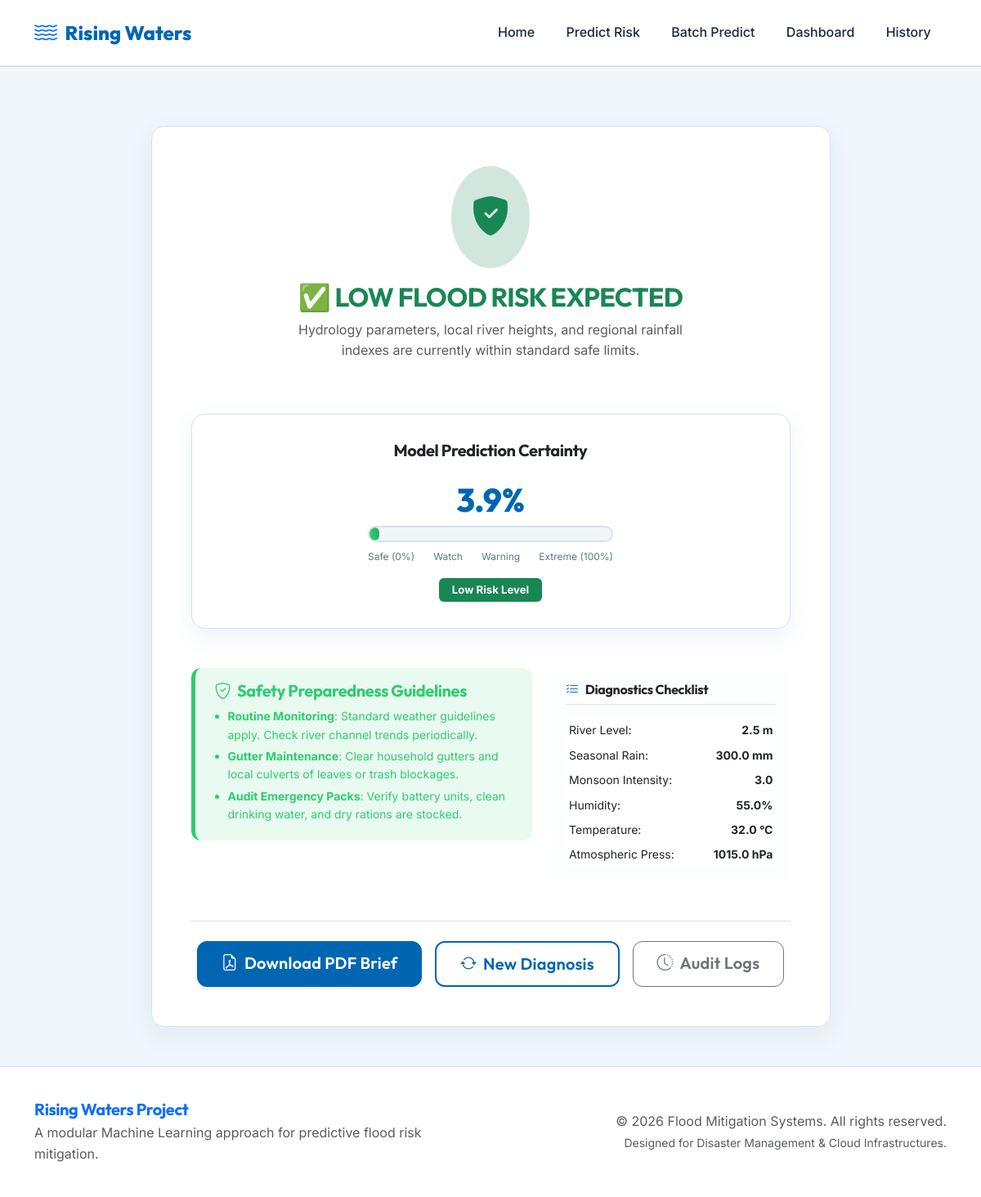
Screenshot of /result?record_id=23 with the database file from the repository.
### tables this page shows
CREATE TABLE predictions (
            id INTEGER PRIMARY KEY AUTOINCREMENT,
            timestamp TEXT NOT NULL,
            annual_rainfall REAL,
            cloud_visibility REAL,
            seasonal_rainfall REAL,
            temperature REAL,
            humidity REAL,
            pressure REAL,
            river_level REAL,
            wind_speed REAL,
            monsoon_intensity REAL,
            average_rainfall REAL,
            prediction_label TEXT NOT NULL,
            probability REAL NOT NULL
        );

### app.py (the view)
@app.route("/result")
def result():
    record_id = request.args.get("record_id")
    if not record_id:
        return redirect(url_for("predict"))
    conn = database.get_db_connection()
    cursor = conn.cursor()
    cursor.execute("SELECT * FROM predictions WHERE id = ?", (record_id,))
    record = cursor.fetchone()
    conn.close()
    if not record:
        flash("Record not found.", "warning")
        return redirect(url_for("predict"))
    return render_template("result.html", record=dict(record))

### app.py (called while the page is built)
@app.before_request
def setup_app():
    database.init_db()

### database.py (called while the page is built)
def get_db_connection() -> sqlite3.Connection:
    conn = sqlite3.connect(DB_PATH)
    conn.row_factory = sqlite3.Row
    return conn

def init_db():
    conn = get_db_connection()
    cursor = conn.cursor()
    cursor.execute("""
        CREATE TABLE IF NOT EXISTS predictions (
            id INTEGER PRIMARY KEY AUTOINCREMENT,
            timestamp TEXT NOT NULL,
            annual_rainfall REAL,
            cloud_visibility REAL,
            seasonal_rainfall REAL,
            temperature REAL,
            humidity REAL,
            pressure REAL,
            river_level REAL,
            wind_speed REAL,
            monsoon_intensity REAL,
            average_rainfall REAL,
            prediction_label TEXT NOT NULL,
            probability REAL NOT NULL
        )
    """)
    conn.commit()
    conn.close()
    print("Database initialized successfully.")

### templates/result.html (shortened to what this page needs)
{% extends "base.html" %}
{% block content %}
<section class="py-5">
    <div class="container">
        <div class="row justify-content-center">
            <div class="col-lg-10 col-xl-9">
                <div class="card custom-card p-4 p-md-5 animate__animated animate__fadeInUp">
                    {% set is_flood = "No" not in record.prediction_label %}
                    {% set prob_percent = (record.probability * 100) | round(1) %}
                    <div class="text-center mb-5">
                        {% if is_flood %}
                            <div class="d-inline-flex p-4 bg-danger-subtle text-danger rounded-circle mb-3 animate__animated animate__heartBeat animate__infinite">
                                <i class="bi bi-exclamation-triangle-fill" style="font-size: 3rem;"></i>
                            </div>
                            <h2 class="font-heading fw-bold text-danger text-uppercase">⚠ High Flood Risk Expected</h2>
                            <p class="text-muted col-lg-8 mx-auto">WARNING: Current weather parameters and river levels cross safe margins. The machine learning pipeline classifies this state as a flood risk alert.</p>
                        {% else %}
                            <div class="d-inline-flex p-4 bg-success-subtle text-success rounded-circle mb-3 animate-float">
                                <i class="bi bi-shield-fill-check" style="font-size: 3rem;"></i>
                            </div>
                            <h2 class="font-heading fw-bold text-success text-uppercase">✅ Low Flood Risk Expected</h2>
                            <p class="text-muted col-lg-8 mx-auto">Hydrology parameters, local river heights, and regional rainfall indexes are currently within standard safe limits.</p>
                        {% endif %}
                    </div>
                    <div class="flood-gauge-container mb-5">
                        <h5 class="font-heading fw-bold text-center mb-3">Model Prediction Certainty</h5>
                        <div class="flood-gauge">
                            <div class="gauge-value" id="gauge-value">{{ prob_percent }}%</div>
                            <div class="gauge-meter">
                                <div class="gauge-fill {% if record.probability < 0.35 %}safe{% elif record.probability < 0.65 %}warning{% elif record.probability < 0.85 %}danger{% else %}extreme{% endif %}"
                                     id="gauge-fill" style="width: 0%" data-width="{{ prob_percent }}"></div>
                            </div>
                            <div class="gauge-markers">
                                <span>Safe (0%)</span>
                                <span>Watch</span>
                                <span>Warning</span>
                                <span>Extreme (100%)</span>
                            </div>
                            <div class="gauge-label">
                                {% if record.probability < 0.35 %}
                                    <span class="badge bg-success text-white px-3 py-2">Low Risk Level</span>
                                {% elif record.probability < 0.65 %}
                                    <span class="badge bg-warning text-dark px-3 py-2">Moderate Risk Watch</span>
                                {% elif record.probability < 0.85 %}
                                    <span class="badge bg-danger text-white px-3 py-2">High Risk Warning</span>
                                {% else %}
                                    <span class="badge bg-danger text-white px-3 py-2 animate-pulse">Extreme Danger Alert</span>
                                {% endif %}
                            </div>
                        </div>
                    </div>
                    <div class="row g-4 mb-4">
                        <div class="col-md-7">
                            {% if is_flood %}
                                <div class="alert-banner alert-danger">
                                    <h5 class="font-heading fw-bold"><i class="bi bi-shield-exclamation me-2"></i>Emergency Safety Directives</h5>
                                    <ul class="mb-0 ps-3 small">
                                        <li class="mb-1"><strong>Evacuation Preparedness</strong>: Pack valuable documents, emergency kits, and seek shelter at high-elevation designated safety areas.</li>
                                        <li class="mb-1"><strong>Stay Informed</strong>: Monitor local emergency FM channels and weather channels. Do not cross flooded waterways.</li>
                                        <li class="mb-1"><strong>Sandbagging barriers</strong>: Secure lower gateways and check sumps. Cut off main gas and electric connections.</li>
                                    </ul>
                                </div>
                                <div class="card bg-light p-3 border-0">
                                    <h6 class="font-heading fw-bold mb-2 text-danger"><i class="bi bi-telephone-fill me-2"></i>Disaster Helplines</h6>
                                    <table class="table table-sm table-borderless mb-0 small">
                                        <tr><td>Emergency Response Center</td><th class="text-end">108 / 112</th></tr>
                                        <tr><td>Local Rescue Operations</td><th class="text-end">+91-555-0199</th></tr>
                                        <tr><td>Flood Mitigation Helpdesk</td><th class="text-end">+91-555-0200</th></tr>
                                    </table>
                                </div>
                            {% else %}
                                <div class="alert-banner alert-success">
                                    <h5 class="font-heading fw-bold"><i class="bi bi-shield-check me-2"></i>Safety Preparedness Guidelines</h5>
                                    <ul class="mb-0 ps-3 small">
                                        <li class="mb-1"><strong>Routine Monitoring</strong>: Standard weather guidelines apply. Check river channel trends periodically.</li>
                                        <li class="mb-1"><strong>Gutter Maintenance</strong>: Clear household gutters and local culverts of leaves or trash blockages.</li>
                                        <li class="mb-1"><strong>Audit Emergency Packs</strong>: Verify battery units, clean drinking water, and dry rations are stocked.</li>
                                    </ul>
                                </div>
                            {% endif %}
                        </div>
                        <div class="col-md-5">
                            <div class="card border border-light border-opacity-10 p-3 bg-light bg-opacity-25 h-100">
                                <h6 class="font-heading fw-bold mb-3 border-bottom pb-2">
                                    <i class="bi bi-list-check text-primary me-2"></i>Diagnostics Checklist
                                </h6>
                                <div class="table-responsive">
                                    <table class="table table-sm table-borderless mb-0 small text-muted">
                                        <tr><td>River Level:</td><td class="text-end text-dark fw-bold">{{ record.river_level }} m</td></tr>
                                        <tr><td>Seasonal Rain:</td><td class="text-end text-dark fw-bold">{{ record.seasonal_rainfall }} mm</td></tr>
                                        <tr><td>Monsoon Intensity:</td><td class="text-end text-dark fw-bold">{{ record.monsoon_intensity }}</td></tr>
                                        <tr><td>Humidity:</td><td class="text-end text-dark fw-bold">{{ record.humidity }}%</td></tr>
                                        <tr><td>Temperature:</td><td class="text-end text-dark fw-bold">{{ record.temperature }} °C</td></tr>
                                        <tr><td>Atmospheric Press:</td><td class="text-end text-dark fw-bold">{{ record.pressure }} hPa</td></tr>
                                    </table>
                                </div>
                            </div>
                        </div>
                    </div>
                    <div class="d-flex flex-column flex-sm-row justify-content-center gap-3 mt-4 pt-4 border-top">
                        <a href="{{ url_for('download_pdf_report', record_id=record.id) }}" class="btn btn-primary btn-lg shadow-sm">
                            <i class="bi bi-file-earmark-pdf me-2"></i>Download PDF Brief
                        </a>
                        <a href="{{ url_for('predict') }}" class="btn btn-outline-primary btn-lg">
                            <i class="bi bi-arrow-repeat me-2"></i>New Diagnosis
                        </a>
                        <a href="{{ url_for('history') }}" class="btn btn-outline-secondary btn-lg">
                            <i class="bi bi-clock-history me-2"></i>Audit Logs
                        </a>
                    </div>
                </div>
            </div>
        </div>
    </div>
</section>
{% endblock %}

### static/css/style.css (style rules this page uses)
:root { --font-heading: 'Outfit', sans-serif; --font-body: 'Inter', sans-serif; --bg-app: #f0f6fa; --bg-card: #ffffff; --text-main: #1a2a3a; --text-muted: #5a7a8a; --primary: #0066b2; --primary-light: #e3f0fa; --primary-dark: #004d8a; --accent: #e85d4a; --accent-warning: #f4a261; --accent-safe: #2ecc71; --accent-water: #3498db; --border: #d4e2ed; --shadow: 0 10px 30px rgba(0, 102, 178, 0.08); --shadow-hover: 0 15px 40px rgba(0, 102, 178, 0.15); --glass-bg: rgba(255, 255, 255, 0.75); --glass-border: rgba(255, 255, 255, 0.5); --risk-low: #2ecc71; --risk-moderate: #f4a261; --risk-high: #e67e22; --risk-extreme: #e74c3c; }
* { margin: 0; padding: 0; box-sizing: border-box; }
body { font-family: var(--font-body); background-color: var(--bg-app); color: var(--text-main); transition: background-color 0.4s ease, color 0.4s ease; min-height: 100vh; display: flex; flex-direction: column; line-height: 1.6; }
h1, h2, h3, h4, h5, h6 { font-family: var(--font-heading); font-weight: 700; letter-spacing: -0.02em; }
a { text-decoration: none; color: var(--primary); transition: color 0.3s ease; }
.custom-card { background: var(--bg-card); border: 1px solid var(--border); border-radius: 16px; box-shadow: var(--shadow); transition: all 0.4s ease; overflow: hidden; }
.btn { border-radius: 12px; padding: 0.7rem 1.8rem; font-weight: 600; font-family: var(--font-heading); transition: all 0.3s ease; letter-spacing: 0.01em; }
.btn-primary { background: var(--primary); border-color: var(--primary); color: white; }
.btn-outline-primary { border: 2px solid var(--primary); color: var(--primary); }
.animate-float { animation: float 3s ease-in-out infinite; }
.flood-gauge-container { background: var(--bg-card); border-radius: 16px; padding: 2rem; border: 1px solid var(--border); box-shadow: var(--shadow); position: relative; overflow: hidden; }
.flood-gauge { width: 100%; max-width: 300px; margin: 0 auto; position: relative; }
.gauge-meter { width: 100%; height: 20px; background: var(--bg-app); border-radius: 20px; overflow: hidden; position: relative; border: 2px solid var(--border); }
.gauge-meter .gauge-fill { height: 100%; border-radius: 20px; transition: width 1.5s cubic-bezier(0.1, 0.8, 0.25, 1); position: relative; }
.gauge-meter .gauge-fill.safe { background: linear-gradient(90deg, #2ecc71, #27ae60); }
.gauge-markers { display: flex; justify-content: space-between; margin-top: 0.5rem; font-size: 0.75rem; color: var(--text-muted); }
.gauge-label { text-align: center; margin-top: 1rem; font-weight: 600; font-size: 1.1rem; }
.gauge-value { font-size: 2.5rem; font-weight: 800; font-family: var(--font-heading); color: var(--primary); text-align: center; }
.alert-banner { padding: 1rem 1.5rem; border-radius: 12px; border-left: 5px solid; margin-bottom: 1.5rem; }
.alert-banner.alert-success { background: rgba(46, 204, 113, 0.1); border-color: var(--accent-safe); color: var(--accent-safe); }
.text-primary { color: var(--primary); }
.text-success { color: var(--accent-safe); }
.text-muted { color: var(--text-muted); }
.gap-3 { gap: 1rem; }

### rows the page displays
predictions: river_level "2.5", seasonal_rainfall "300.0", monsoon_intensity "3.0", humidity "55.0", temperature "32.0", pressure "1015.0"

### other values shown
{{ prob_percent }} "3.9"
